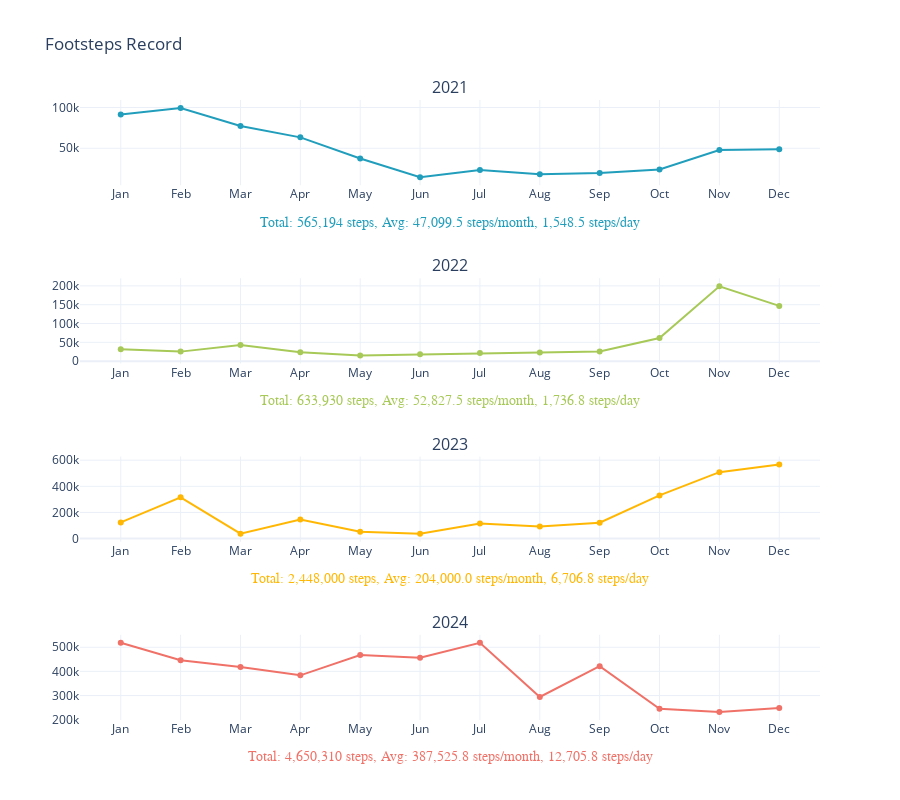

This figure's notebook cell:
### Code cell
import plotly.graph_objs as go
from plotly.subplots import make_subplots

# Create subplots with 4 rows and 1 column
fig = make_subplots(
    rows=4, cols=1,
    subplot_titles=("2021", "2022", "2023", "2024"),
    vertical_spacing=0.15,
)

colors = {
    "2021": "#219ebc",  # green blue
    "2022": "#a7c957",  # light green
    "2023": "#ffb703",  # orange yellow
    "2024": "#f07167",  # salmon
}

font_size = 14
font_family = "Trebuchet MS"

# Add traces to individual rows
fig.add_trace(go.Scatter(x=x, y=y2021, mode='lines+markers',
                         name='2021', line=dict(color=colors["2021"])), row=1, col=1)
fig.add_trace(go.Scatter(x=x, y=y2022, mode='lines+markers',
                         name='2022', line=dict(color=colors["2022"])), row=2, col=1)
fig.add_trace(go.Scatter(x=x, y=y2023, mode='lines+markers',
                         name='2023', line=dict(color=colors["2023"])), row=3, col=1)
fig.add_trace(go.Scatter(x=x, y=y2024, mode='lines+markers',
                         name='2024', line=dict(color=colors["2024"])), row=4, col=1)


def calculate_stats(data: list, days_in_year: int) -> str:
    """
    Calculate total steps, average steps per month and average steps per day

    Parameters:
    data (list): List of steps data
    days_in_year (int): Number of days in a year

    Returns:
    str: A string with total steps, average steps per month and average steps per day
    """
    total = sum(filter(None, data))
    avg_month = round(total / 12, 1)
    avg_day = round(total / days_in_year, 1)
    print(f"Total: {total:,} steps, Avg: {avg_month:,} steps/month, {avg_day:,} steps/day")
    return f"Total: {total:,} steps, Avg: {avg_month:,} steps/month, {avg_day:,} steps/day"


# Calculate stats for each year
stats_2021 = calculate_stats(y2021, 365)
stats_2022 = calculate_stats(y2022, 365)
stats_2023 = calculate_stats(y2023, 365)
stats_2024 = calculate_stats(y2024, 366)

# Add stats as x-axis titles
fig.update_xaxes(title_text=stats_2021, title_font=dict(
    family=font_family, size=font_size, color=colors["2021"]), row=1, col=1)
fig.update_xaxes(title_text=stats_2022, title_font=dict(
    family=font_family, size=font_size, color=colors["2022"]), row=2, col=1)
fig.update_xaxes(title_text=stats_2023, title_font=dict(
    family=font_family, size=font_size, color=colors["2023"]), row=3, col=1)
fig.update_xaxes(title_text=stats_2024, title_font=dict(
    family=font_family, size=font_size, color=colors["2024"]), row=4, col=1)

# Update layout
fig.update_layout(title_text='Footsteps Record', template='plotly_white', height=800, showlegend=False)
fig.show()

### Figure 1 — Plotly figure (JSON) as saved in the notebook; plotly's stock layout.template omitted (floating-point values rounded to 4 significant figures)
{"data": [{"line": {"color": "#219ebc"}, "mode": "lines+markers", "name": "2021", "type": "scatter", "x": ["Jan", "Feb", "Mar", "Apr", "May", "Jun", "Jul", "Aug", "Sep", "Oct", "Nov", "Dec"], "xaxis": "x", "y": [91506, 99418, 77419, 63357, 37328, 14389, 23352, 18189, 19706, 23994, 47694, 48842], "yaxis": "y"}, {"line": {"color": "#a7c957"}, "mode": "lines+markers", "name": "2022", "type": "scatter", "x": ["Jan", "Feb", "Mar", "Apr", "May", "Jun", "Jul", "Aug", "Sep", "Oct", "Nov", "Dec"], "xaxis": "x2", "y": [31387, 25289, 42968, 23427, 15001, 18343, 21577, 23111, 25447, 61596, 199024, 146760], "yaxis": "y2"}, {"line": {"color": "#ffb703"}, "mode": "lines+markers", "name": "2023", "type": "scatter", "x": ["Jan", "Feb", "Mar", "Apr", "May", "Jun", "Jul", "Aug", "Sep", "Oct", "Nov", "Dec"], "xaxis": "x3", "y": [123830, 315780, 37861, 146627, 51878, 37164, 115345, 92361, 121598, 330430, 508260, 566866], "yaxis": "y3"}, {"line": {"color": "#f07167"}, "mode": "lines+markers", "name": "2024", "type": "scatter", "x": ["Jan", "Feb", "Mar", "Apr", "May", "Jun", "Jul", "Aug", "Sep", "Oct", "Nov", "Dec"], "xaxis": "x4", "y": [518578, 446091, 418255, 383654, 467748, 456237, 518531, 294184, 421650, 245350, 231934, 248098], "yaxis": "y4"}], "layout": {"annotations": [{"font": {"size": 16}, "showarrow": false, "text": "2021", "x": 0.5, "xanchor": "center", "xref": "paper", "y": 1, "yanchor": "bottom", "yref": "paper"}, {"font": {"size": 16}, "showarrow": false, "text": "2022", "x": 0.5, "xanchor": "center", "xref": "paper", "y": 0.7125, "yanchor": "bottom", "yref": "paper"}, {"font": {"size": 16}, "showarrow": false, "text": "2023", "x": 0.5, "xanchor": "center", "xref": "paper", "y": 0.425, "yanchor": "bottom", "yref": "paper"}, {"font": {"size": 16}, "showarrow": false, "text": "2024", "x": 0.5, "xanchor": "center", "xref": "paper", "y": 0.1375, "yanchor": "bottom", "yref": "paper"}], "height": 800, "showlegend": false, "title": {"text": "Footsteps Record"}, "xaxis": {"anchor": "y", "domain": [0, 1], "title": {"font": {"color": "#219ebc", "family": "Trebuchet MS", "size": 14}, "text": "Total: 565,194 steps, Avg: 47,099.5 steps/month, 1,548.5 steps/day"}}, "xaxis2": {"anchor": "y2", "domain": [0, 1], "title": {"font": {"color": "#a7c957", "family": "Trebuchet MS", "size": 14}, "text": "Total: 633,930 steps, Avg: 52,827.5 steps/month, 1,736.8 steps/day"}}, "xaxis3": {"anchor": "y3", "domain": [0, 1], "title": {"font": {"color": "#ffb703", "family": "Trebuchet MS", "size": 14}, "text": "Total: 2,448,000 steps, Avg: 204,000.0 steps/month, 6,706.8 steps/day"}}, "xaxis4": {"anchor": "y4", "domain": [0, 1], "title": {"font": {"color": "#f07167", "family": "Trebuchet MS", "size": 14}, "text": "Total: 4,650,310 steps, Avg: 387,525.8 steps/month, 12,705.8 steps/day"}}, "yaxis": {"anchor": "x", "domain": [0.8625, 1]}, "yaxis2": {"anchor": "x2", "domain": [0.575, 0.7125]}, "yaxis3": {"anchor": "x3", "domain": [0.2875, 0.425]}, "yaxis4": {"anchor": "x4", "domain": [0, 0.1375]}}}
